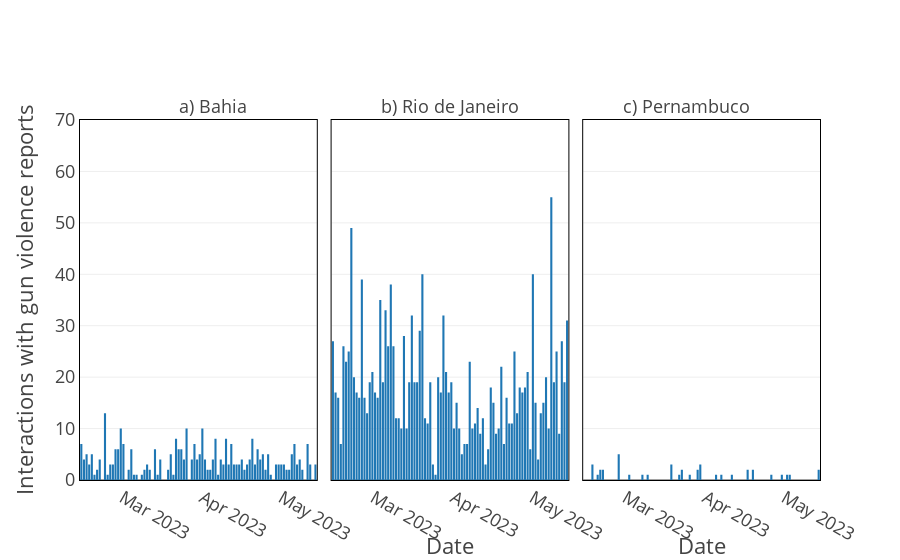

Notebook code for this chart:
### Code cell
# Define the plot
fig = px.bar(interactions_filter, y='total', x='Date', facet_col='State', facet_col_wrap=3, template='presentation',
             labels={'total': 'Interactions with gun violence reports', 'Date': 'Date'})

# Function to add prefix
def add_prefix(str):
    dict = {
        'Bahia': 'a) Bahia',
        'Rio de Janeiro': 'b) Rio de Janeiro',
        'Pernambuco': 'c) Pernambuco'
    }
    return dict[str]

# Update layout and axes
fig.update_layout(
    # Remove the title of x-axis
    xaxis_title=None,
    # Adjust the annotations
    annotations=[
        dict(x=0.18, xref='paper', y=1.0, yref='paper', align='left', showarrow=False, font=dict(size=18)),
        dict(x=0.5, xref='paper', y=1.0, yref='paper', align='left', showarrow=False, font=dict(size=18)),
        dict(x=0.82, xref='paper', y=1.0, yref='paper', align='left', showarrow=False, font=dict(size=18))
    ],
    # Expand the range of y-axis
    yaxis=dict(range=[0, 70]),
    # Increase the space between the plots and the title
    margin=dict(t=120)
)

# Update x and y axes
fig.update_xaxes(
    showline=True,
    linewidth=1,
    linecolor='black',
    mirror=True,
    # Add padding between x-axis and date labels and show only months in x-axis
    tickmode='auto', 
    tickformat='%b %Y', 
    ticklabelmode='period'
)

fig.update_yaxes(
    showline=True,
    linewidth=1,
    linecolor='black',
    mirror=True
)

# Remove 'State=' from annotation text
for item in fig.layout['annotations']:
    item['text'] = item['text'].replace('State=', '')

# Add a), b), c) to each string
fig.for_each_annotation(lambda a: a.update(text=add_prefix(a.text)))

fig.show()

### Figure 1 — Plotly figure (JSON) as saved in the notebook; plotly's stock layout.template omitted (floating-point values rounded to 4 significant figures)
{"data": [{"alignmentgroup": "True", "hovertemplate": "State=Bahia<br>Date=%{x}<br>Interactions with gun violence reports=%{y}<extra></extra>", "legendgroup": "", "marker": {"color": "#1F77B4", "pattern": {"shape": ""}}, "name": "", "offsetgroup": "", "orientation": "v", "showlegend": false, "textposition": "auto", "type": "bar", "x": ["2023-03-01", "2023-03-02", "2023-03-03", "2023-03-04", "2023-03-05", "2023-03-06", "2023-03-07", "2023-03-08", "2023-03-09", "2023-03-10", "2023-03-11", "2023-03-12", "2023-03-13", "2023-03-14", "2023-03-15", "2023-03-16", "2023-03-17", "2023-03-18", "2023-03-19", "2023-03-20", "2023-03-21", "2023-03-22", "2023-03-23", "2023-03-24", "2023-03-25", "2023-03-26", "2023-03-27", "2023-03-28", "2023-03-29", "2023-03-30", "2023-03-31", "2023-04-01", "2023-04-02", "2023-04-03", "2023-04-04", "2023-04-05", "2023-04-06", "2023-04-07", "2023-04-08", "2023-04-09", "2023-04-10", "2023-04-11", "2023-04-12", "2023-04-13", "2023-04-14", "2023-04-15", "2023-04-16", "2023-04-17", "2023-04-18", "2023-04-19", "2023-04-20", "2023-04-21", "2023-04-22", "2023-04-23", "2023-04-24", "2023-04-25", "2023-04-26", "2023-04-27", "2023-04-28", "2023-04-29", "2023-04-30", "2023-05-01", "2023-05-02", "2023-05-03", "2023-05-04", "2023-05-05", "2023-05-06", "2023-05-07", "2023-05-08", "2023-05-09", "2023-05-10", "2023-05-11", "2023-05-12", "2023-05-13", "2023-05-14", "2023-05-15", "2023-05-16", "2023-05-17", "2023-05-18", "2023-05-19", "2023-05-20", "2023-05-21", "2023-05-22", "2023-05-23", "2023-05-24", "2023-05-25", "2023-05-26", "2023-05-27", "2023-05-28", "2023-05-29"], "xaxis": "x", "y": [7, 4, 5, 3, 5, 1, 2, 4, 0, 13, 1, 3, 3, 6, 6, 10, 7, 0, 2, 6, 1, 1, 0, 1, 2, 3, 2, 0, 6, 1, 4, 0, 0, 2, 5, 1, 8, 6, 6, 4, 10, 0, 4, 7, 4, 5, 10, 4, 2, 2, 4, 8, 1, 4, 3, 8, 3, 7, 3, 3, 3, 4, 2, 3, 4, 8, 3, 6, 4, 5, 2, 5, 1, 0, 3, 3, 3, 3, 2, 2, 5, 7, 3, 4, 2, 0, 7, 3, 0, 3], "yaxis": "y"}, {"alignmentgroup": "True", "hovertemplate": "State=Rio de Janeiro<br>Date=%{x}<br>Interactions with gun violence reports=%{y}<extra></extra>", "legendgroup": "", "marker": {"color": "#1F77B4", "pattern": {"shape": ""}}, "name": "", "offsetgroup": "", "orientation": "v", "showlegend": false, "textposition": "auto", "type": "bar", "x": ["2023-03-01", "2023-03-02", "2023-03-03", "2023-03-04", "2023-03-05", "2023-03-06", "2023-03-07", "2023-03-08", "2023-03-09", "2023-03-10", "2023-03-11", "2023-03-12", "2023-03-13", "2023-03-14", "2023-03-15", "2023-03-16", "2023-03-17", "2023-03-18", "2023-03-19", "2023-03-20", "2023-03-21", "2023-03-22", "2023-03-23", "2023-03-24", "2023-03-25", "2023-03-26", "2023-03-27", "2023-03-28", "2023-03-29", "2023-03-30", "2023-03-31", "2023-04-01", "2023-04-02", "2023-04-03", "2023-04-04", "2023-04-05", "2023-04-06", "2023-04-07", "2023-04-08", "2023-04-09", "2023-04-10", "2023-04-11", "2023-04-12", "2023-04-13", "2023-04-14", "2023-04-15", "2023-04-16", "2023-04-17", "2023-04-18", "2023-04-19", "2023-04-20", "2023-04-21", "2023-04-22", "2023-04-23", "2023-04-24", "2023-04-25", "2023-04-26", "2023-04-27", "2023-04-28", "2023-04-29", "2023-04-30", "2023-05-01", "2023-05-02", "2023-05-03", "2023-05-04", "2023-05-05", "2023-05-06", "2023-05-07", "2023-05-08", "2023-05-09", "2023-05-10", "2023-05-11", "2023-05-12", "2023-05-13", "2023-05-14", "2023-05-15", "2023-05-16", "2023-05-17", "2023-05-18", "2023-05-19", "2023-05-20", "2023-05-21", "2023-05-22", "2023-05-23", "2023-05-24", "2023-05-25", "2023-05-26", "2023-05-27", "2023-05-28", "2023-05-29"], "xaxis": "x2", "y": [27, 17, 16, 7, 26, 23, 25, 49, 20, 17, 16, 39, 16, 13, 19, 21, 17, 16, 35, 19, 33, 26, 38, 26, 12, 12, 10, 28, 10, 19, 32, 19, 19, 29, 40, 12, 11, 19, 3, 1, 20, 17, 32, 21, 17, 19, 10, 15, 10, 5, 7, 7, 23, 10, 11, 14, 9, 12, 3, 6, 18, 15, 9, 10, 22, 7, 16, 11, 11, 25, 13, 18, 17, 18, 21, 6, 40, 15, 4, 13, 15, 20, 10, 55, 19, 25, 9, 27, 19, 31], "yaxis": "y2"}, {"alignmentgroup": "True", "hovertemplate": "State=Pernambuco<br>Date=%{x}<br>Interactions with gun violence reports=%{y}<extra></extra>", "legendgroup": "", "marker": {"color": "#1F77B4", "pattern": {"shape": ""}}, "name": "", "offsetgroup": "", "orientation": "v", "showlegend": false, "textposition": "auto", "type": "bar", "x": ["2023-03-01", "2023-03-02", "2023-03-03", "2023-03-04", "2023-03-05", "2023-03-06", "2023-03-07", "2023-03-08", "2023-03-09", "2023-03-10", "2023-03-11", "2023-03-12", "2023-03-13", "2023-03-14", "2023-03-15", "2023-03-16", "2023-03-17", "2023-03-18", "2023-03-19", "2023-03-20", "2023-03-21", "2023-03-22", "2023-03-23", "2023-03-24", "2023-03-25", "2023-03-26", "2023-03-27", "2023-03-28", "2023-03-29", "2023-03-30", "2023-03-31", "2023-04-01", "2023-04-02", "2023-04-03", "2023-04-04", "2023-04-05", "2023-04-06", "2023-04-07", "2023-04-08", "2023-04-09", "2023-04-10", "2023-04-11", "2023-04-12", "2023-04-13", "2023-04-14", "2023-04-15", "2023-04-16", "2023-04-17", "2023-04-18", "2023-04-19", "2023-04-20", "2023-04-21", "2023-04-22", "2023-04-23", "2023-04-24", "2023-04-25", "2023-04-26", "2023-04-27", "2023-04-28", "2023-04-29", "2023-04-30", "2023-05-01", "2023-05-02", "2023-05-03", "2023-05-04", "2023-05-05", "2023-05-06", "2023-05-07", "2023-05-08", "2023-05-09", "2023-05-10", "2023-05-11", "2023-05-12", "2023-05-13", "2023-05-14", "2023-05-15", "2023-05-16", "2023-05-17", "2023-05-18", "2023-05-19", "2023-05-20", "2023-05-21", "2023-05-22", "2023-05-23", "2023-05-24", "2023-05-25", "2023-05-26", "2023-05-27", "2023-05-28", "2023-05-29"], "xaxis": "x3", "y": [0, 0, 0, 3, 0, 1, 2, 2, 0, 0, 0, 0, 0, 5, 0, 0, 0, 1, 0, 0, 0, 0, 1, 0, 1, 0, 0, 0, 0, 0, 0, 0, 0, 3, 0, 0, 1, 2, 0, 0, 1, 0, 0, 2, 3, 0, 0, 0, 0, 0, 1, 0, 1, 0, 0, 0, 1, 0, 0, 0, 0, 0, 2, 0, 2, 0, 0, 0, 0, 0, 0, 1, 0, 0, 0, 1, 0, 1, 1, 0, 0, 0, 0, 0, 0, 0, 0, 0, 0, 2], "yaxis": "y3"}], "layout": {"annotations": [{"align": "left", "font": {"size": 18}, "showarrow": false, "text": "a) Bahia", "x": 0.18, "xanchor": "center", "xref": "paper", "y": 1, "yanchor": "bottom", "yref": "paper"}, {"align": "left", "font": {"size": 18}, "showarrow": false, "text": "b) Rio de Janeiro", "x": 0.5, "xanchor": "center", "xref": "paper", "y": 1, "yanchor": "bottom", "yref": "paper"}, {"align": "left", "font": {"size": 18}, "showarrow": false, "text": "c) Pernambuco", "x": 0.82, "xanchor": "center", "xref": "paper", "y": 1, "yanchor": "bottom", "yref": "paper"}], "barmode": "relative", "legend": {"tracegroupgap": 0}, "margin": {"t": 120}, "xaxis": {"anchor": "y", "domain": [0, 0.32], "linecolor": "black", "linewidth": 1, "mirror": true, "showline": true, "tickformat": "%b %Y", "ticklabelmode": "period", "tickmode": "auto", "title": {}}, "xaxis2": {"anchor": "y2", "domain": [0.34, 0.66], "linecolor": "black", "linewidth": 1, "matches": "x", "mirror": true, "showline": true, "tickformat": "%b %Y", "ticklabelmode": "period", "tickmode": "auto", "title": {"text": "Date"}}, "xaxis3": {"anchor": "y3", "domain": [0.68, 1.0], "linecolor": "black", "linewidth": 1, "matches": "x", "mirror": true, "showline": true, "tickformat": "%b %Y", "ticklabelmode": "period", "tickmode": "auto", "title": {"text": "Date"}}, "yaxis": {"anchor": "x", "domain": [0, 1], "linecolor": "black", "linewidth": 1, "mirror": true, "range": [0, 70], "showline": true, "title": {"text": "Interactions with gun violence reports"}}, "yaxis2": {"anchor": "x2", "domain": [0, 1], "linecolor": "black", "linewidth": 1, "matches": "y", "mirror": true, "showline": true, "showticklabels": false}, "yaxis3": {"anchor": "x3", "domain": [0, 1], "linecolor": "black", "linewidth": 1, "matches": "y", "mirror": true, "showline": true, "showticklabels": false}}}
